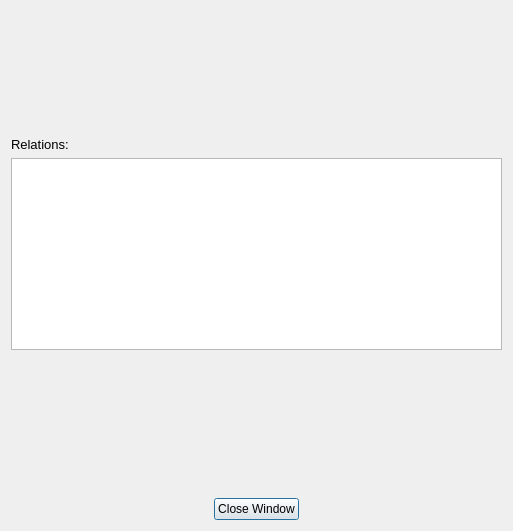
<?xml version="1.0" encoding="UTF-8"?>
<ui version="4.0">
 <class>ViewProgrammerDialog</class>
 <widget class="QDialog" name="ViewProgrammerDialog">
  <property name="geometry">
   <rect>
    <x>0</x>
    <y>0</y>
    <width>513</width>
    <height>531</height>
   </rect>
  </property>
  <property name="windowTitle">
   <string>Viewing Programmer</string>
  </property>
  <layout class="QVBoxLayout" name="verticalLayout">
   <item>
    <layout class="QGridLayout" name="gridLayout">
     <item row="0" column="1">
      <layout class="QVBoxLayout" name="verticalLayout_2">
       <item alignment="Qt::AlignHCenter">
        <widget class="QLabel" name="label_image_programmer">
         <property name="minimumSize">
          <size>
           <width>300</width>
           <height>0</height>
          </size>
         </property>
         <property name="text">
          <string/>
         </property>
        </widget>
       </item>
       <item>
        <layout class="QVBoxLayout" name="verticalLayout_5">
         <item alignment="Qt::AlignHCenter">
          <widget class="QLabel" name="label_programmer_name">
           <property name="minimumSize">
            <size>
             <width>7</width>
             <height>40</height>
            </size>
           </property>
           <property name="maximumSize">
            <size>
             <width>16777215</width>
             <height>40</height>
            </size>
           </property>
           <property name="text">
            <string/>
           </property>
          </widget>
         </item>
        </layout>
       </item>
       <item>
        <layout class="QHBoxLayout" name="horizontalLayout">
         <item alignment="Qt::AlignHCenter">
          <widget class="QLabel" name="label_programmer_born">
           <property name="text">
            <string/>
           </property>
          </widget>
         </item>
        </layout>
       </item>
       <item>
        <layout class="QHBoxLayout" name="horizontalLayout_2">
         <item alignment="Qt::AlignHCenter">
          <widget class="QLabel" name="label_programmer_nationality">
           <property name="text">
            <string/>
           </property>
          </widget>
         </item>
        </layout>
       </item>
       <item>
        <layout class="QHBoxLayout" name="horizontalLayout_4">
         <item alignment="Qt::AlignHCenter">
          <widget class="QLabel" name="label_programmer_sex">
           <property name="text">
            <string/>
           </property>
          </widget>
         </item>
        </layout>
       </item>
       <item>
        <layout class="QVBoxLayout" name="verticalLayout_3">
         <item>
          <widget class="QLabel" name="label_programmer_relations">
           <property name="text">
            <string>&lt;html&gt;&lt;head/&gt;&lt;body&gt;&lt;p&gt;&lt;span style=&quot; font-size:10pt;&quot;&gt;Relations:&lt;/span&gt;&lt;/p&gt;&lt;/body&gt;&lt;/html&gt;</string>
           </property>
          </widget>
         </item>
         <item>
          <widget class="QListWidget" name="list_programmer_relations"/>
         </item>
        </layout>
       </item>
       <item>
        <spacer name="verticalSpacer">
         <property name="orientation">
          <enum>Qt::Vertical</enum>
         </property>
         <property name="sizeHint" stdset="0">
          <size>
           <width>20</width>
           <height>40</height>
          </size>
         </property>
        </spacer>
       </item>
      </layout>
     </item>
    </layout>
   </item>
   <item alignment="Qt::AlignHCenter">
    <widget class="QPushButton" name="button_view_programmer_close">
     <property name="maximumSize">
      <size>
       <width>300</width>
       <height>16777215</height>
      </size>
     </property>
     <property name="text">
      <string>Close Window</string>
     </property>
     <property name="default">
      <bool>true</bool>
     </property>
    </widget>
   </item>
  </layout>
 </widget>
 <resources/>
 <connections/>
</ui>
